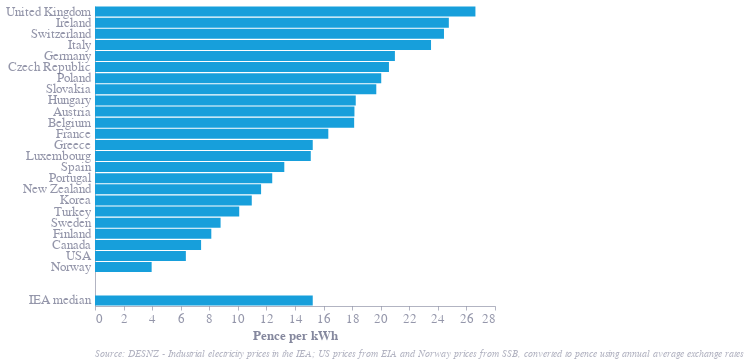

Notebook source saved alongside this figure:
### Code cell
# Plot bar chart
iea_bar_chart = alt.Chart(iea_elec_df).mark_bar().encode(
    y=alt.Y('Country:N', 
            sort=sort_order,
            axis=alt.Axis(
                labelExpr='indexof(datum.label, "___gap") >= 0 ? "" : datum.label',
                labelFontSize=13,
                grid=False
            ),
            title=''),
    x=alt.X('Value:Q', title='Pence per kWh', axis=alt.Axis(titleFontSize=13, labelFontSize=13, grid=False)),
    opacity=alt.condition(
        'indexof(datum.Country, "___gap") >= 0',
        alt.value(0),
        alt.value(1)
    )
)

styles.add_source(iea_bar_chart, 'DESNZ - Industrial electricity prices in the IEA; US prices from EIA and Norway prices from SSB, converted to pence using annual average exchange rates')
iea_bar_chart

### Figure 1 — Vega-Lite specification as saved in the notebook (floating-point values rounded to 4 significant figures)
{"config": {"font": "Circular Std", "text": {"color": "#676A86", "align": "left", "baseline": "middle", "dx": 7, "dy": 0, "fontSize": 11}, "view": {"stroke": null, "continuousWidth": 400, "continuousHeight": 300, "discreteWidth": 400, "discreteHeight": 300}, "range": {"category": ["#36B7B4", "#E6224B", "#F4C245", "#0063AF", "#00A767", "#179FDB", "#EB5C2E"], "diverging": ["#E6224B", "#E54753", "#C9C9C9", "#179FDB", "#122B39"], "heatmap": ["#C9C9C9", "#179FDB", "#0063AF", "#122B39"], "ordinal": ["#00A767", "#36B7B4", "#179FDB", "#0063AF", "#243B5A"]}, "bar": {"color": "#179fdb"}, "line": {"color": "#e6224b"}, "rule": {"color": "#676A86"}, "area": {"opacity": 0.3}, "point": {"filled": true, "size": 80, "color": "#e6224b", "opacity": 0.95}, "geoshape": {"stroke": "white", "strokeWidth": 0.3}, "rect": {"fill": "#d6d4d4", "opacity": 0.3}, "axis": {"labelColor": "#676A86", "labelFontSize": 11, "labelFont": "Circular Std", "labelOpacity": 0.7, "tickColor": "#676A86", "tickOpacity": 0.5, "domainColor": "#676A86", "domainOpacity": 0.5, "gridColor": "#676A86", "gridDash": [2, 2], "gridOpacity": 0.5, "title": null, "titleColor": "#676A86", "titleOpacity": 0.8, "tickSize": 4}, "axisXDiscrete": {"grid": false, "labelAngle": 0, "tickCount": 10, "tickOpacity": 0.5, "title": null}, "axisYDiscrete": {"ticks": false, "labelPadding": 5}, "axisXTemporal": {"grid": false, "ticks": true}, "axisXQuantitative": {"grid": true}, "axisYQuantitative": {"gridColor": "#676A86", "gridDash": [1, 5], "gridOpacity": 0.5, "ticks": false, "labelPadding": 5, "tickCount": 8, "titleAngle": 0, "titleAlign": "left", "titleBaseline": "bottom", "titleX": 0, "titleY": -5}, "title": {"color": "#676A86E6", "subtitleColor": "#676A86", "font": "Circular Std", "subtitleFont": "Circular Std", "anchor": "start", "fontSize": 14, "subtitleFontSize": 12, "subtitlePadding": 4, "offset": 0, "frame": "group"}, "legend": {"titleColor": "#122b39", "title": null, "labelColor": "#122b39", "labelFontSize": 11}}, "data": {"name": "data-885032f14460fe7d51b3d9411a1e5696"}, "mark": {"type": "bar"}, "encoding": {"opacity": {"condition": {"test": "indexof(datum.Country, \"___gap\") >= 0", "value": 0}, "value": 1}, "x": {"axis": {"grid": false, "labelFontSize": 13, "titleFontSize": 13}, "field": "Value", "title": "Pence per kWh", "type": "quantitative"}, "y": {"axis": {"grid": false, "labelExpr": "indexof(datum.label, \"___gap\") >= 0 ? \"\" : datum.label", "labelFontSize": 13}, "field": "Country", "sort": ["United Kingdom", "Ireland", "Switzerland", "Italy", "Germany", "Czech Republic", "Poland", "Slovakia", "Hungary", "Austria", "Belgium", "France", "Greece", "Luxembourg", "Spain", "Portugal", "New Zealand", "Korea", "Turkey", "Sweden", "Finland", "Canada", "USA", "Norway", "___gap1___", "___gap2___", "IEA median"], "title": "", "type": "nominal"}}, "title": {"text": "Source: DESNZ - Industrial electricity prices in the IEA; US prices from EIA and Norway prices from SSB, converted to pence using annual average exchange rates", "color": "#676A8680", "dx": 0, "fontSize": 10, "fontStyle": "italic", "fontWeight": "normal", "frame": "group", "offset": 7, "orient": "bottom"}, "$schema": "https://vega.github.io/schema/vega-lite/v6.1.0.json", "datasets": {"data-885032f14460fe7d51b3d9411a1e5696": [{"Year": 2024, "Country": "United Kingdom", "Value": 26.63}, {"Year": 2024, "Country": "Ireland", "Value": 24.77}, {"Year": 2024, "Country": "Switzerland", "Value": 24.43}, {"Year": 2024, "Country": "Italy", "Value": 23.52}, {"Year": 2024, "Country": "Germany", "Value": 20.99}, {"Year": 2024, "Country": "Czech Republic", "Value": 20.58}, {"Year": 2024, "Country": "Poland", "Value": 20.04}, {"Year": 2024, "Country": "Slovakia", "Value": 19.69}, {"Year": 2024, "Country": "Hungary", "Value": 18.25}, {"Year": 2024, "Country": "Austria", "Value": 18.16}, {"Year": 2024, "Country": "Belgium", "Value": 18.14}, {"Year": 2024, "Country": "France", "Value": 16.33}, {"Year": 2024, "Country": "Greece", "Value": 15.24}, {"Year": 2024, "Country": "IEA median", "Value": 15.24}, {"Year": 2024, "Country": "Luxembourg", "Value": 15.1}, {"Year": 2024, "Country": "Spain", "Value": 13.25}, {"Year": 2024, "Country": "Portugal", "Value": 12.41}, {"Year": 2024, "Country": "New Zealand", "Value": 11.63}, {"Year": 2024, "Country": "Korea", "Value": 10.97}, {"Year": 2024, "Country": "Turkey", "Value": 10.1}, {"Year": 2024, "Country": "Sweden", "Value": 8.791}, {"Year": 2024, "Country": "Finland", "Value": 8.142}, {"Year": 2024, "Country": "Canada", "Value": 7.427}, {"Year": 2024, "Country": "USA", "Value": 6.36}, {"Year": 2024, "Country": "Norway", "Value": 3.965}, {"Year": 2024, "Country": "___gap1___", "Value": 0.0}, {"Year": 2024, "Country": "___gap2___", "Value": 0.0}]}}
